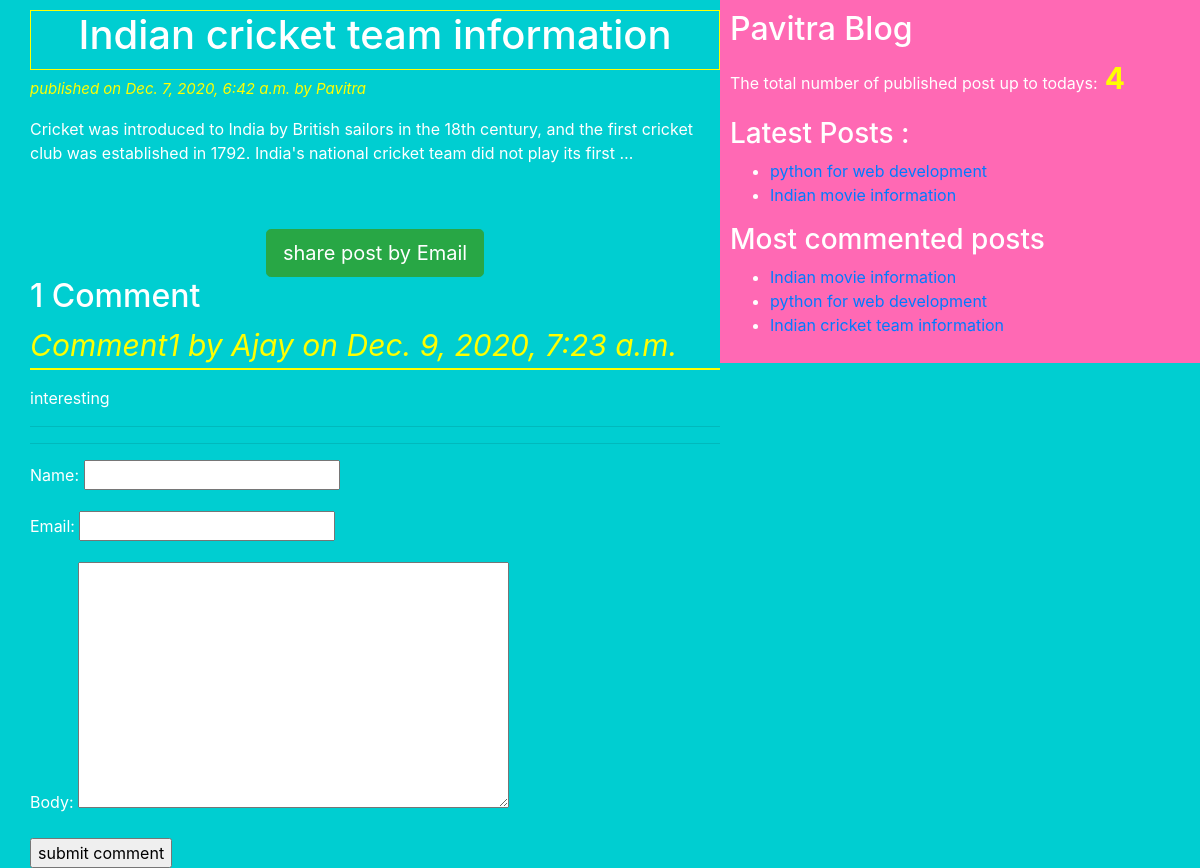
The page /2020/12/07/India-cricket-team-information/ on the database its author committed.
### blogapp/models.py (models this page shows, shortened)
class Post(models.Model):
	STATUS_CHOICES=(('draft','Draft'),('published','Published'))
	title = models.CharField(max_length=50)
	slug = models.SlugField(max_length=50,unique_for_date='publish')
	author=models.ForeignKey(User,related_name='blog_posts',on_delete=models.CASCADE)
	body = models.TextField()
	publish = models.DateTimeField(default=timezone.now)
	created = models.DateTimeField(auto_now_add=True)
	updated=models.DateTimeField(auto_now=True)
	status = models.CharField(max_length=50,choices=STATUS_CHOICES,default='draft')
	objects=CustomManager()
	tags=TaggableManager()
	class Meta:
		ordering=('-publish',)
	def get_absolute_url(self):
		return reverse('post_detail',args=[self.publish.year,self.publish.strftime('%m'),self.publish.strftime('%d'),self.slug])

class Comment(models.Model):
	post=models.ForeignKey(Post,related_name='comments',on_delete=models.CASCADE)
	name = models.CharField(max_length=50)
	email = models.EmailField()
	body = models.TextField()
	created = models.DateTimeField(auto_now_add=True)
	updated = models.DateTimeField(auto_now=True)
	active = models.BooleanField(default=True)
	class Meta:
		ordering=('-created',)

### blogapp/views.py (the view)
# urls.py: re_path(r'^(?P<year>\d{4})/(?P<month>\d{2})/(?P<day>\d{2})/(?P<post>[-\w]+)/$',views.post_detail_view,name='post_detail'),
def post_detail_view(request,year,month,day,post):
	post = get_object_or_404(Post,slug=post,status='published',publish__year=year,publish__month=month,publish__day=day)
	comments=post.comments.filter(active=True)
	csubmit=False
	if request.method=='POST':
		form=CommentForm(request.POST)
		if form.is_valid():
			new_comment=form.save(commit=False)
			new_comment.post=post
			new_comment.save()
			csubmit=True
	else:
		form=CommentForm
	my_dict={'post':post,'form':form,'csubmit':csubmit,'comments':comments}
	return render(request=request, template_name='blogapp/post_detail.html',context=my_dict)

### blogapp/models.py (called while the page is built)
	def get_queryset(self):
		return super().get_queryset().filter(status='published')

### blogapp/templatetags/blog_tags.py (called while the page is built)
@register.simple_tag(name='my_tag')
def total_posts():
	return Post.objects.count()

@register.inclusion_tag('blogapp/latest_posts.html')
def show_latest_posts():
	latest_posts=Post.objects.order_by('-publish')[:2]
	return {'latest_posts':latest_posts}

@register.simple_tag()
def get_most_commented_posts(count=3):
	return Post.objects.annotate(total_comments=Count('comments')).order_by('-total_comments')[:count]

### templates/blogapp/post_detail.html (shortened to what this page needs)
{% extends "blogapp/base.html" %}
{% block content_block %}
	<h1>{{post.title}}</h1>
	<p id="date">published on {{post.publish}} by {{post.author|title}}</p>
	{{post.body|truncatewords:30|linebreaks}}
	<br><br>
	<div class="container" align="center">
		<a href="/{{post.id}}/share" class="btn btn-lg btn-success" target="blank">share post by Email</a>
	</div>
	{% with comments.count as comments_count  %}
		<h2>{{ comments_count }} Comment {{comments_count|pluralize}}</h2>
	{% endwith %}
	{% if comments %}
		{% for comment in comments %}
			<p id="ch">Comment{{forloop.counter}} by {{comment.name}} on {{comment.created}}</p>
			<div class="cb">
				{{ comment.body|linebreaks}}
			</div>
		{% endfor %}
		<hr><hr>
	{% else %}
		<p>there is no comments yet !!</p>
	{% endif %}
	{% if csubmit %}
		<h2>your comment added successfully</h2>
	{% else %}
		<form method="post">
			{{form.as_p}}
			<input type="submit" name="" value="submit comment">
		</form>
	{% endif %}
{% endblock content_block %}

### templates/blogapp/base.html (shortened to what this page needs)
<!DOCTYPE html>
{% load blog_tags %}
{% load static %}
<html  lang="en" dir="ltr">
<head>
	<link rel="stylesheet" href="https://cdn.jsdelivr.net/npm/bootstrap@4.5.3/dist/css/bootstrap.min.css">
	<link rel="stylesheet" type="text/css" href="{% static "css/blog.css" %}">
</head>
<body>
	<div class="content">
		{% block content_block %}
		{% endblock content_block %}
	</div>
	<div class="sidebar">
		<h2>Pavitra Blog</h2>
		<p>The total number of published post up to todays:<span id="pcount"> {% my_tag %}</span></p>
		<h3>Latest Posts :</h3>{% show_latest_posts %}
		<h3>Most commented posts</h3>
		{% get_most_commented_posts as m_c_p%}
		<ul>
			{% for post in m_c_p %}
			<li><a href="{{ post.get_absolute_url }}">{{post.title}}</a></li>
			{% endfor %}
		</ul>
	</div>
</body>
</html>

### templates/blogapp/latest_posts.html
<ul>
	{% for post in latest_posts %}
		<li><a href="{{post.get_absolute_url}}">{{post.title}}</a></li>
	{% endfor %}
</ul>

### static/css/blog.css (style rules this page uses)
.content { width: 60%; float: left; padding: 10px 0 0 30px; background: rgb(0,206,209); height: 100%; }
.sidebar { width: 40%; float: right; padding: 10px; background: rgb(255,105,180); height: 100%; }
h1 { text-align: center; border: 1px solid yellow; padding-bottom: 10px; }
body { color: white; background-color: rgb(0,206,209); }
#date { color: yellow; font-size: 15px; font-style: italic; }
#ch { color: yellow; font-size: 30px; font-style: italic; border-bottom: 2px solid yellow; }
#pcount { font-size: 30px; color: yellow; font-weight: bold; }

### rows shown on the page
Post: title "Indian cricket team information", publish "Dec. 7, 2020, 6:42 a.m.", author "Pavitra", body "Cricket was introduced to India by British sailors in the 18th century, and the first cricket club was established in 1792. India's national cricket team did not play its first …"
Comment: name "Ajay", created "Dec. 9, 2020, 7:23 a.m.", body "interesting"
Post: title "python for web development"
Post: title "Indian movie information"

### other values the page prints
{{ comments_count }} "1"
